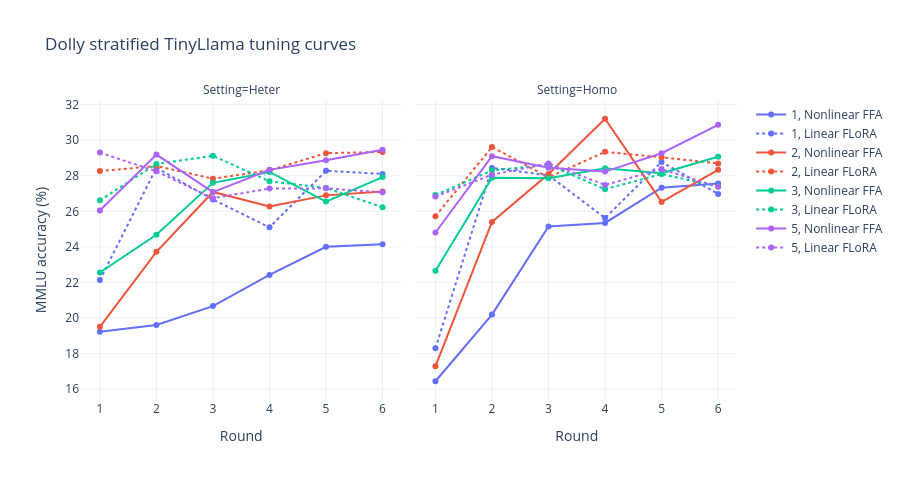
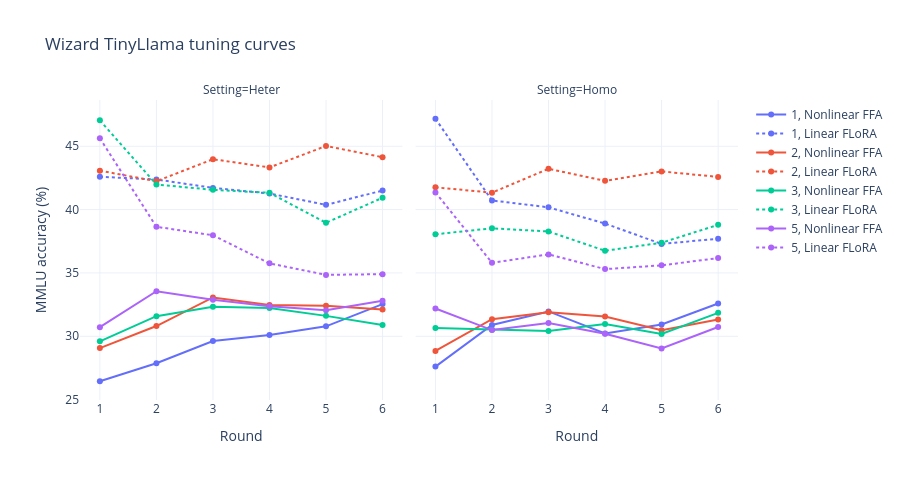

Source (notebook cell) for these figures, in order:
### Code cell
if not tuning_summary.empty:
    for dataset in sorted(tuning_summary['Dataset'].unique()):
        for model in sorted(tuning_summary['Model key'].unique()):
            fig = make_tuning_round_curves(tuning_summary, dataset=dataset, model=model)
            if fig is not None:
                fig.show()

if not tuning_selected.empty:
    for _, row in tuning_selected.iterrows():
        fig = make_tuning_heatmap(
            tuning_summary,
            method=row['Method key'],
            dataset=row['Dataset'],
            model=row['Model key'],
            setting=row['Setting key'],
        )
        if fig is not None:
            fig.show()

### Figure 1 — Plotly figure (JSON) as saved in the notebook; plotly's stock layout.template omitted (floating-point values rounded to 4 significant figures)
{"data": [{"hovertemplate": "Local epochs=1<br>Method=Nonlinear FFA<br>Setting=Heter<br>Round=%{x}<br>MMLU accuracy (%)=%{y}<extra></extra>", "legendgroup": "1, Nonlinear FFA", "line": {"color": "#636efa", "dash": "solid"}, "marker": {"symbol": "circle"}, "mode": "lines+markers", "name": "1, Nonlinear FFA", "orientation": "v", "showlegend": true, "type": "scatter", "x": [1, 2, 3, 4, 5, 6], "xaxis": "x", "y": [19.23, 19.61, 20.67, 22.43, 24.01, 24.15], "yaxis": "y"}, {"hovertemplate": "Local epochs=1<br>Method=Nonlinear FFA<br>Setting=Homo<br>Round=%{x}<br>MMLU accuracy (%)=%{y}<extra></extra>", "legendgroup": "1, Nonlinear FFA", "line": {"color": "#636efa", "dash": "solid"}, "marker": {"symbol": "circle"}, "mode": "lines+markers", "name": "1, Nonlinear FFA", "orientation": "v", "showlegend": false, "type": "scatter", "x": [1, 2, 3, 4, 5, 6], "xaxis": "x2", "y": [16.45, 20.2, 25.16, 25.35, 27.33, 27.57], "yaxis": "y2"}, {"hovertemplate": "Local epochs=1<br>Method=Linear FLoRA<br>Setting=Heter<br>Round=%{x}<br>MMLU accuracy (%)=%{y}<extra></extra>", "legendgroup": "1, Linear FLoRA", "line": {"color": "#636efa", "dash": "dot"}, "marker": {"symbol": "circle"}, "mode": "lines+markers", "name": "1, Linear FLoRA", "orientation": "v", "showlegend": true, "type": "scatter", "x": [1, 2, 3, 4, 5, 6], "xaxis": "x", "y": [22.14, 28.45, 26.67, 25.1, 28.28, 28.11], "yaxis": "y"}, {"hovertemplate": "Local epochs=1<br>Method=Linear FLoRA<br>Setting=Homo<br>Round=%{x}<br>MMLU accuracy (%)=%{y}<extra></extra>", "legendgroup": "1, Linear FLoRA", "line": {"color": "#636efa", "dash": "dot"}, "marker": {"symbol": "circle"}, "mode": "lines+markers", "name": "1, Linear FLoRA", "orientation": "v", "showlegend": false, "type": "scatter", "x": [1, 2, 3, 4, 5, 6], "xaxis": "x2", "y": [18.3, 28.44, 28.03, 25.62, 28.78, 26.98], "yaxis": "y2"}, {"hovertemplate": "Local epochs=2<br>Method=Nonlinear FFA<br>Setting=Heter<br>Round=%{x}<br>MMLU accuracy (%)=%{y}<extra></extra>", "legendgroup": "2, Nonlinear FFA", "line": {"color": "#EF553B", "dash": "solid"}, "marker": {"symbol": "circle"}, "mode": "lines+markers", "name": "2, Nonlinear FFA", "orientation": "v", "showlegend": true, "type": "scatter", "x": [1, 2, 3, 4, 5, 6], "xaxis": "x", "y": [19.51, 23.72, 27.09, 26.27, 26.9, 27.12], "yaxis": "y"}, {"hovertemplate": "Local epochs=2<br>Method=Nonlinear FFA<br>Setting=Homo<br>Round=%{x}<br>MMLU accuracy (%)=%{y}<extra></extra>", "legendgroup": "2, Nonlinear FFA", "line": {"color": "#EF553B", "dash": "solid"}, "marker": {"symbol": "circle"}, "mode": "lines+markers", "name": "2, Nonlinear FFA", "orientation": "v", "showlegend": false, "type": "scatter", "x": [1, 2, 3, 4, 5, 6], "xaxis": "x2", "y": [17.29, 25.4, 28.1, 31.21, 26.53, 28.34], "yaxis": "y2"}, {"hovertemplate": "Local epochs=2<br>Method=Linear FLoRA<br>Setting=Heter<br>Round=%{x}<br>MMLU accuracy (%)=%{y}<extra></extra>", "legendgroup": "2, Linear FLoRA", "line": {"color": "#EF553B", "dash": "dot"}, "marker": {"symbol": "circle"}, "mode": "lines+markers", "name": "2, Linear FLoRA", "orientation": "v", "showlegend": true, "type": "scatter", "x": [1, 2, 3, 4, 5, 6], "xaxis": "x", "y": [28.27, 28.54, 27.84, 28.31, 29.27, 29.34], "yaxis": "y"}, {"hovertemplate": "Local epochs=2<br>Method=Linear FLoRA<br>Setting=Homo<br>Round=%{x}<br>MMLU accuracy (%)=%{y}<extra></extra>", "legendgroup": "2, Linear FLoRA", "line": {"color": "#EF553B", "dash": "dot"}, "marker": {"symbol": "circle"}, "mode": "lines+markers", "name": "2, Linear FLoRA", "orientation": "v", "showlegend": false, "type": "scatter", "x": [1, 2, 3, 4, 5, 6], "xaxis": "x2", "y": [25.73, 29.62, 27.91, 29.34, 29.04, 28.7], "yaxis": "y2"}, {"hovertemplate": "Local epochs=3<br>Method=Nonlinear FFA<br>Setting=Heter<br>Round=%{x}<br>MMLU accuracy (%)=%{y}<extra></extra>", "legendgroup": "3, Nonlinear FFA", "line": {"color": "#00cc96", "dash": "solid"}, "marker": {"symbol": "circle"}, "mode": "lines+markers", "name": "3, Nonlinear FFA", "orientation": "v", "showlegend": true, "type": "scatter", "x": [1, 2, 3, 4, 5, 6], "xaxis": "x", "y": [22.56, 24.69, 27.6, 28.21, 26.55, 27.93], "yaxis": "y"}, {"hovertemplate": "Local epochs=3<br>Method=Nonlinear FFA<br>Setting=Homo<br>Round=%{x}<br>MMLU accuracy (%)=%{y}<extra></extra>", "legendgroup": "3, Nonlinear FFA", "line": {"color": "#00cc96", "dash": "solid"}, "marker": {"symbol": "circle"}, "mode": "lines+markers", "name": "3, Nonlinear FFA", "orientation": "v", "showlegend": false, "type": "scatter", "x": [1, 2, 3, 4, 5, 6], "xaxis": "x2", "y": [22.66, 27.89, 27.86, 28.42, 28.14, 29.07], "yaxis": "y2"}, {"hovertemplate": "Local epochs=3<br>Method=Linear FLoRA<br>Setting=Heter<br>Round=%{x}<br>MMLU accuracy (%)=%{y}<extra></extra>", "legendgroup": "3, Linear FLoRA", "line": {"color": "#00cc96", "dash": "dot"}, "marker": {"symbol": "circle"}, "mode": "lines+markers", "name": "3, Linear FLoRA", "orientation": "v", "showlegend": true, "type": "scatter", "x": [1, 2, 3, 4, 5, 6], "xaxis": "x", "y": [26.62, 28.67, 29.12, 27.69, 27.31, 26.23], "yaxis": "y"}, {"hovertemplate": "Local epochs=3<br>Method=Linear FLoRA<br>Setting=Homo<br>Round=%{x}<br>MMLU accuracy (%)=%{y}<extra></extra>", "legendgroup": "3, Linear FLoRA", "line": {"color": "#00cc96", "dash": "dot"}, "marker": {"symbol": "circle"}, "mode": "lines+markers", "name": "3, Linear FLoRA", "orientation": "v", "showlegend": false, "type": "scatter", "x": [1, 2, 3, 4, 5, 6], "xaxis": "x2", "y": [26.92, 28.3, 28.62, 27.25, 28.1, 27.4], "yaxis": "y2"}, {"hovertemplate": "Local epochs=5<br>Method=Nonlinear FFA<br>Setting=Heter<br>Round=%{x}<br>MMLU accuracy (%)=%{y}<extra></extra>", "legendgroup": "5, Nonlinear FFA", "line": {"color": "#ab63fa", "dash": "solid"}, "marker": {"symbol": "circle"}, "mode": "lines+markers", "name": "5, Nonlinear FFA", "orientation": "v", "showlegend": true, "type": "scatter", "x": [1, 2, 3, 4, 5, 6], "xaxis": "x", "y": [26.05, 29.19, 27.08, 28.33, 28.88, 29.46], "yaxis": "y"}, {"hovertemplate": "Local epochs=5<br>Method=Nonlinear FFA<br>Setting=Homo<br>Round=%{x}<br>MMLU accuracy (%)=%{y}<extra></extra>", "legendgroup": "5, Nonlinear FFA", "line": {"color": "#ab63fa", "dash": "solid"}, "marker": {"symbol": "circle"}, "mode": "lines+markers", "name": "5, Nonlinear FFA", "orientation": "v", "showlegend": false, "type": "scatter", "x": [1, 2, 3, 4, 5, 6], "xaxis": "x2", "y": [24.81, 29.1, 28.45, 28.23, 29.27, 30.86], "yaxis": "y2"}, {"hovertemplate": "Local epochs=5<br>Method=Linear FLoRA<br>Setting=Heter<br>Round=%{x}<br>MMLU accuracy (%)=%{y}<extra></extra>", "legendgroup": "5, Linear FLoRA", "line": {"color": "#ab63fa", "dash": "dot"}, "marker": {"symbol": "circle"}, "mode": "lines+markers", "name": "5, Linear FLoRA", "orientation": "v", "showlegend": true, "type": "scatter", "x": [1, 2, 3, 4, 5, 6], "xaxis": "x", "y": [29.3, 28.25, 26.74, 27.28, 27.29, 27.07], "yaxis": "y"}, {"hovertemplate": "Local epochs=5<br>Method=Linear FLoRA<br>Setting=Homo<br>Round=%{x}<br>MMLU accuracy (%)=%{y}<extra></extra>", "legendgroup": "5, Linear FLoRA", "line": {"color": "#ab63fa", "dash": "dot"}, "marker": {"symbol": "circle"}, "mode": "lines+markers", "name": "5, Linear FLoRA", "orientation": "v", "showlegend": false, "type": "scatter", "x": [1, 2, 3, 4, 5, 6], "xaxis": "x2", "y": [26.83, 28.06, 28.7, 27.49, 28.37, 27.38], "yaxis": "y2"}], "layout": {"annotations": [{"font": {}, "showarrow": false, "text": "Setting=Heter", "x": 0.245, "xanchor": "center", "xref": "paper", "y": 1, "yanchor": "bottom", "yref": "paper"}, {"font": {}, "showarrow": false, "text": "Setting=Homo", "x": 0.755, "xanchor": "center", "xref": "paper", "y": 1, "yanchor": "bottom", "yref": "paper"}], "height": 480, "legend": {"title": {"text": ""}, "tracegroupgap": 0}, "title": {"text": "Dolly stratified TinyLlama tuning curves"}, "xaxis": {"anchor": "y", "domain": [0, 0.49], "dtick": 1, "title": {"text": "Round"}}, "xaxis2": {"anchor": "y2", "domain": [0.51, 1], "dtick": 1, "matches": "x", "title": {"text": "Round"}}, "yaxis": {"anchor": "x", "domain": [0, 1], "title": {"text": "MMLU accuracy (%)"}}, "yaxis2": {"anchor": "x2", "domain": [0, 1], "matches": "y", "showticklabels": false}}}

### Figure 2 — Plotly figure (JSON) as saved in the notebook; plotly's stock layout.template omitted (floating-point values rounded to 4 significant figures)
{"data": [{"hovertemplate": "Local epochs=1<br>Method=Nonlinear FFA<br>Setting=Heter<br>Round=%{x}<br>MMLU accuracy (%)=%{y}<extra></extra>", "legendgroup": "1, Nonlinear FFA", "line": {"color": "#636efa", "dash": "solid"}, "marker": {"symbol": "circle"}, "mode": "lines+markers", "name": "1, Nonlinear FFA", "orientation": "v", "showlegend": true, "type": "scatter", "x": [1, 2, 3, 4, 5, 6], "xaxis": "x", "y": [26.45, 27.87, 29.63, 30.1, 30.78, 32.54], "yaxis": "y"}, {"hovertemplate": "Local epochs=1<br>Method=Nonlinear FFA<br>Setting=Homo<br>Round=%{x}<br>MMLU accuracy (%)=%{y}<extra></extra>", "legendgroup": "1, Nonlinear FFA", "line": {"color": "#636efa", "dash": "solid"}, "marker": {"symbol": "circle"}, "mode": "lines+markers", "name": "1, Nonlinear FFA", "orientation": "v", "showlegend": false, "type": "scatter", "x": [1, 2, 3, 4, 5, 6], "xaxis": "x2", "y": [27.6, 30.89, 31.96, 30.22, 30.93, 32.59], "yaxis": "y2"}, {"hovertemplate": "Local epochs=1<br>Method=Linear FLoRA<br>Setting=Heter<br>Round=%{x}<br>MMLU accuracy (%)=%{y}<extra></extra>", "legendgroup": "1, Linear FLoRA", "line": {"color": "#636efa", "dash": "dot"}, "marker": {"symbol": "circle"}, "mode": "lines+markers", "name": "1, Linear FLoRA", "orientation": "v", "showlegend": true, "type": "scatter", "x": [1, 2, 3, 4, 5, 6], "xaxis": "x", "y": [42.59, 42.38, 41.71, 41.27, 40.38, 41.5], "yaxis": "y"}, {"hovertemplate": "Local epochs=1<br>Method=Linear FLoRA<br>Setting=Homo<br>Round=%{x}<br>MMLU accuracy (%)=%{y}<extra></extra>", "legendgroup": "1, Linear FLoRA", "line": {"color": "#636efa", "dash": "dot"}, "marker": {"symbol": "circle"}, "mode": "lines+markers", "name": "1, Linear FLoRA", "orientation": "v", "showlegend": false, "type": "scatter", "x": [1, 2, 3, 4, 5, 6], "xaxis": "x2", "y": [47.17, 40.72, 40.18, 38.9, 37.29, 37.7], "yaxis": "y2"}, {"hovertemplate": "Local epochs=2<br>Method=Nonlinear FFA<br>Setting=Heter<br>Round=%{x}<br>MMLU accuracy (%)=%{y}<extra></extra>", "legendgroup": "2, Nonlinear FFA", "line": {"color": "#EF553B", "dash": "solid"}, "marker": {"symbol": "circle"}, "mode": "lines+markers", "name": "2, Nonlinear FFA", "orientation": "v", "showlegend": true, "type": "scatter", "x": [1, 2, 3, 4, 5, 6], "xaxis": "x", "y": [29.07, 30.81, 33.06, 32.46, 32.41, 32.11], "yaxis": "y"}, {"hovertemplate": "Local epochs=2<br>Method=Nonlinear FFA<br>Setting=Homo<br>Round=%{x}<br>MMLU accuracy (%)=%{y}<extra></extra>", "legendgroup": "2, Nonlinear FFA", "line": {"color": "#EF553B", "dash": "solid"}, "marker": {"symbol": "circle"}, "mode": "lines+markers", "name": "2, Nonlinear FFA", "orientation": "v", "showlegend": false, "type": "scatter", "x": [1, 2, 3, 4, 5, 6], "xaxis": "x2", "y": [28.85, 31.35, 31.9, 31.56, 30.48, 31.32], "yaxis": "y2"}, {"hovertemplate": "Local epochs=2<br>Method=Linear FLoRA<br>Setting=Heter<br>Round=%{x}<br>MMLU accuracy (%)=%{y}<extra></extra>", "legendgroup": "2, Linear FLoRA", "line": {"color": "#EF553B", "dash": "dot"}, "marker": {"symbol": "circle"}, "mode": "lines+markers", "name": "2, Linear FLoRA", "orientation": "v", "showlegend": true, "type": "scatter", "x": [1, 2, 3, 4, 5, 6], "xaxis": "x", "y": [43.08, 42.24, 43.98, 43.33, 45.02, 44.14], "yaxis": "y"}, {"hovertemplate": "Local epochs=2<br>Method=Linear FLoRA<br>Setting=Homo<br>Round=%{x}<br>MMLU accuracy (%)=%{y}<extra></extra>", "legendgroup": "2, Linear FLoRA", "line": {"color": "#EF553B", "dash": "dot"}, "marker": {"symbol": "circle"}, "mode": "lines+markers", "name": "2, Linear FLoRA", "orientation": "v", "showlegend": false, "type": "scatter", "x": [1, 2, 3, 4, 5, 6], "xaxis": "x2", "y": [41.76, 41.33, 43.22, 42.27, 43.01, 42.58], "yaxis": "y2"}, {"hovertemplate": "Local epochs=3<br>Method=Nonlinear FFA<br>Setting=Heter<br>Round=%{x}<br>MMLU accuracy (%)=%{y}<extra></extra>", "legendgroup": "3, Nonlinear FFA", "line": {"color": "#00cc96", "dash": "solid"}, "marker": {"symbol": "circle"}, "mode": "lines+markers", "name": "3, Nonlinear FFA", "orientation": "v", "showlegend": true, "type": "scatter", "x": [1, 2, 3, 4, 5, 6], "xaxis": "x", "y": [29.6, 31.59, 32.33, 32.24, 31.61, 30.89], "yaxis": "y"}, {"hovertemplate": "Local epochs=3<br>Method=Nonlinear FFA<br>Setting=Homo<br>Round=%{x}<br>MMLU accuracy (%)=%{y}<extra></extra>", "legendgroup": "3, Nonlinear FFA", "line": {"color": "#00cc96", "dash": "solid"}, "marker": {"symbol": "circle"}, "mode": "lines+markers", "name": "3, Nonlinear FFA", "orientation": "v", "showlegend": false, "type": "scatter", "x": [1, 2, 3, 4, 5, 6], "xaxis": "x2", "y": [30.65, 30.52, 30.42, 30.97, 30.18, 31.85], "yaxis": "y2"}, {"hovertemplate": "Local epochs=3<br>Method=Linear FLoRA<br>Setting=Heter<br>Round=%{x}<br>MMLU accuracy (%)=%{y}<extra></extra>", "legendgroup": "3, Linear FLoRA", "line": {"color": "#00cc96", "dash": "dot"}, "marker": {"symbol": "circle"}, "mode": "lines+markers", "name": "3, Linear FLoRA", "orientation": "v", "showlegend": true, "type": "scatter", "x": [1, 2, 3, 4, 5, 6], "xaxis": "x", "y": [47.05, 41.98, 41.56, 41.33, 38.96, 40.94], "yaxis": "y"}, {"hovertemplate": "Local epochs=3<br>Method=Linear FLoRA<br>Setting=Homo<br>Round=%{x}<br>MMLU accuracy (%)=%{y}<extra></extra>", "legendgroup": "3, Linear FLoRA", "line": {"color": "#00cc96", "dash": "dot"}, "marker": {"symbol": "circle"}, "mode": "lines+markers", "name": "3, Linear FLoRA", "orientation": "v", "showlegend": false, "type": "scatter", "x": [1, 2, 3, 4, 5, 6], "xaxis": "x2", "y": [38.05, 38.52, 38.27, 36.75, 37.38, 38.8], "yaxis": "y2"}, {"hovertemplate": "Local epochs=5<br>Method=Nonlinear FFA<br>Setting=Heter<br>Round=%{x}<br>MMLU accuracy (%)=%{y}<extra></extra>", "legendgroup": "5, Nonlinear FFA", "line": {"color": "#ab63fa", "dash": "solid"}, "marker": {"symbol": "circle"}, "mode": "lines+markers", "name": "5, Nonlinear FFA", "orientation": "v", "showlegend": true, "type": "scatter", "x": [1, 2, 3, 4, 5, 6], "xaxis": "x", "y": [30.72, 33.56, 32.89, 32.36, 32.06, 32.8], "yaxis": "y"}, {"hovertemplate": "Local epochs=5<br>Method=Nonlinear FFA<br>Setting=Homo<br>Round=%{x}<br>MMLU accuracy (%)=%{y}<extra></extra>", "legendgroup": "5, Nonlinear FFA", "line": {"color": "#ab63fa", "dash": "solid"}, "marker": {"symbol": "circle"}, "mode": "lines+markers", "name": "5, Nonlinear FFA", "orientation": "v", "showlegend": false, "type": "scatter", "x": [1, 2, 3, 4, 5, 6], "xaxis": "x2", "y": [32.19, 30.49, 31.04, 30.2, 29.03, 30.74], "yaxis": "y2"}, {"hovertemplate": "Local epochs=5<br>Method=Linear FLoRA<br>Setting=Heter<br>Round=%{x}<br>MMLU accuracy (%)=%{y}<extra></extra>", "legendgroup": "5, Linear FLoRA", "line": {"color": "#ab63fa", "dash": "dot"}, "marker": {"symbol": "circle"}, "mode": "lines+markers", "name": "5, Linear FLoRA", "orientation": "v", "showlegend": true, "type": "scatter", "x": [1, 2, 3, 4, 5, 6], "xaxis": "x", "y": [45.63, 38.64, 37.97, 35.76, 34.85, 34.91], "yaxis": "y"}, {"hovertemplate": "Local epochs=5<br>Method=Linear FLoRA<br>Setting=Homo<br>Round=%{x}<br>MMLU accuracy (%)=%{y}<extra></extra>", "legendgroup": "5, Linear FLoRA", "line": {"color": "#ab63fa", "dash": "dot"}, "marker": {"symbol": "circle"}, "mode": "lines+markers", "name": "5, Linear FLoRA", "orientation": "v", "showlegend": false, "type": "scatter", "x": [1, 2, 3, 4, 5, 6], "xaxis": "x2", "y": [41.36, 35.8, 36.46, 35.3, 35.6, 36.17], "yaxis": "y2"}], "layout": {"annotations": [{"font": {}, "showarrow": false, "text": "Setting=Heter", "x": 0.245, "xanchor": "center", "xref": "paper", "y": 1, "yanchor": "bottom", "yref": "paper"}, {"font": {}, "showarrow": false, "text": "Setting=Homo", "x": 0.755, "xanchor": "center", "xref": "paper", "y": 1, "yanchor": "bottom", "yref": "paper"}], "height": 480, "legend": {"title": {"text": ""}, "tracegroupgap": 0}, "title": {"text": "Wizard TinyLlama tuning curves"}, "xaxis": {"anchor": "y", "domain": [0, 0.49], "dtick": 1, "title": {"text": "Round"}}, "xaxis2": {"anchor": "y2", "domain": [0.51, 1], "dtick": 1, "matches": "x", "title": {"text": "Round"}}, "yaxis": {"anchor": "x", "domain": [0, 1], "title": {"text": "MMLU accuracy (%)"}}, "yaxis2": {"anchor": "x2", "domain": [0, 1], "matches": "y", "showticklabels": false}}}
